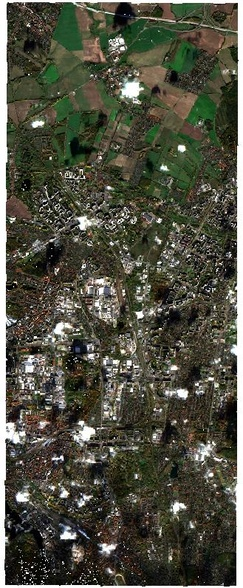
#> input picture Task2/data/Task2_Image.jpg, 243 x 588 px, shrunk from 329 x 796 before the run, found by its file name
$ python Task2_3_LowPassFilter.py
#> lines starting #> are read from the running program, lines starting #| are printed output that depends on the picture
### Task2/util.py
import cv2


def readFile_coloured():
    # Taking the Input of the Image File, and returns Image in the form of numpy.ndarray - Coloured
    image_file = r'data\Task2_Image.jpg'
    return cv2.imread(image_file, cv2.IMREAD_COLOR)
#> returned value is the input picture: shape (588, 243, 3); mean B, G, R 66.2, 79.9, 79.7


# [4 lines left out: function readFile_gray, not called in this run]


def writeImage(image, filename):
    # Writing the output to an image file.
    file_name = r'images\Task2_{}.jpg'.format(filename)
    cv2.imwrite(file_name, image)

### Task2/Task2_3_LowPassFilter.py
import cv2
from matplotlib import pyplot as plt
import numpy as np
import util

img = util.readFile_coloured()
kernel_5 = np.ones((5,5), np.float32)/25
kernel_3 = np.ones((3,3), np.float32)/9

con_image_5 = cv2.filter2D(img, -1, kernel_5)
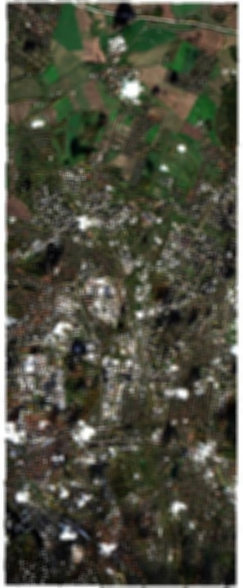
#> con_image_5: shape (588, 243, 3); mean B, G, R 66.1, 79.8, 79.7
con_image_3 = cv2.filter2D(img, -1, kernel_3)
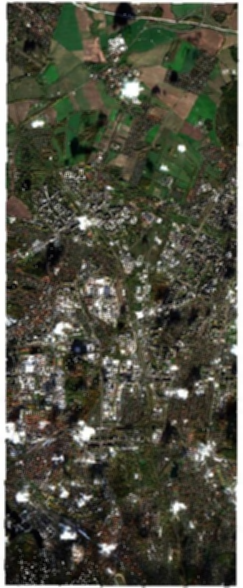
#> con_image_3: shape (588, 243, 3); mean B, G, R 66.2, 79.9, 79.7
blurImg = cv2.blur(img, (5,5))
gaussian_blur = cv2.GaussianBlur(img, (5,5), 0)

titles = ['3_LPF_OriginalImage','3_LPF_Convolved_3','3_LPF_Convolved_5','3_LPF_Blur','3_LPF_Gaussian_Blur']
images = [img, con_image_3, con_image_5, blurImg, gaussian_blur]

for title,image in zip(titles,images):
    util.writeImage(image, title)
#> this loop made 5 passes
#> (title, file_name in writeImage) on passes 1 to 5: ('3_LPF_OriginalImage', 'images\\Task2_3_LPF_OriginalImage.jpg'), ('3_LPF_Convolved_3', 'images\\Task2_3_LPF_Convolved_3.jpg'), ('3_LPF_Convolved_5', 'images\\Task2_3_LPF_Convolved_5.jpg'), ('3_LPF_Blur', 'images\\Task2_3_LPF_Blur.jpg'), ('3_LPF_Gaussian_Blur', 'images\\Task2_3_LPF_Gaussian_Blur.jpg')

for i in range(len(titles)):
    plt.subplot(1, 5, i+1), plt.imshow(images[i], 'gray')
    plt.title(titles[i])
    plt.xticks([]), plt.yticks([])

plt.show()
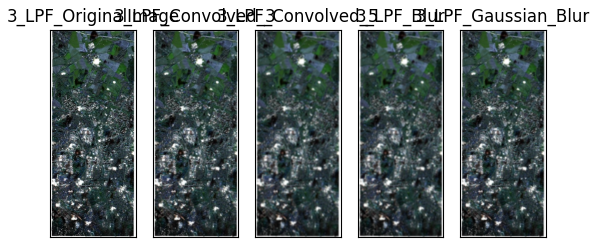
#> figure drawn by matplotlib, 5 panels; B, G, R data is drawn as R, G, B
